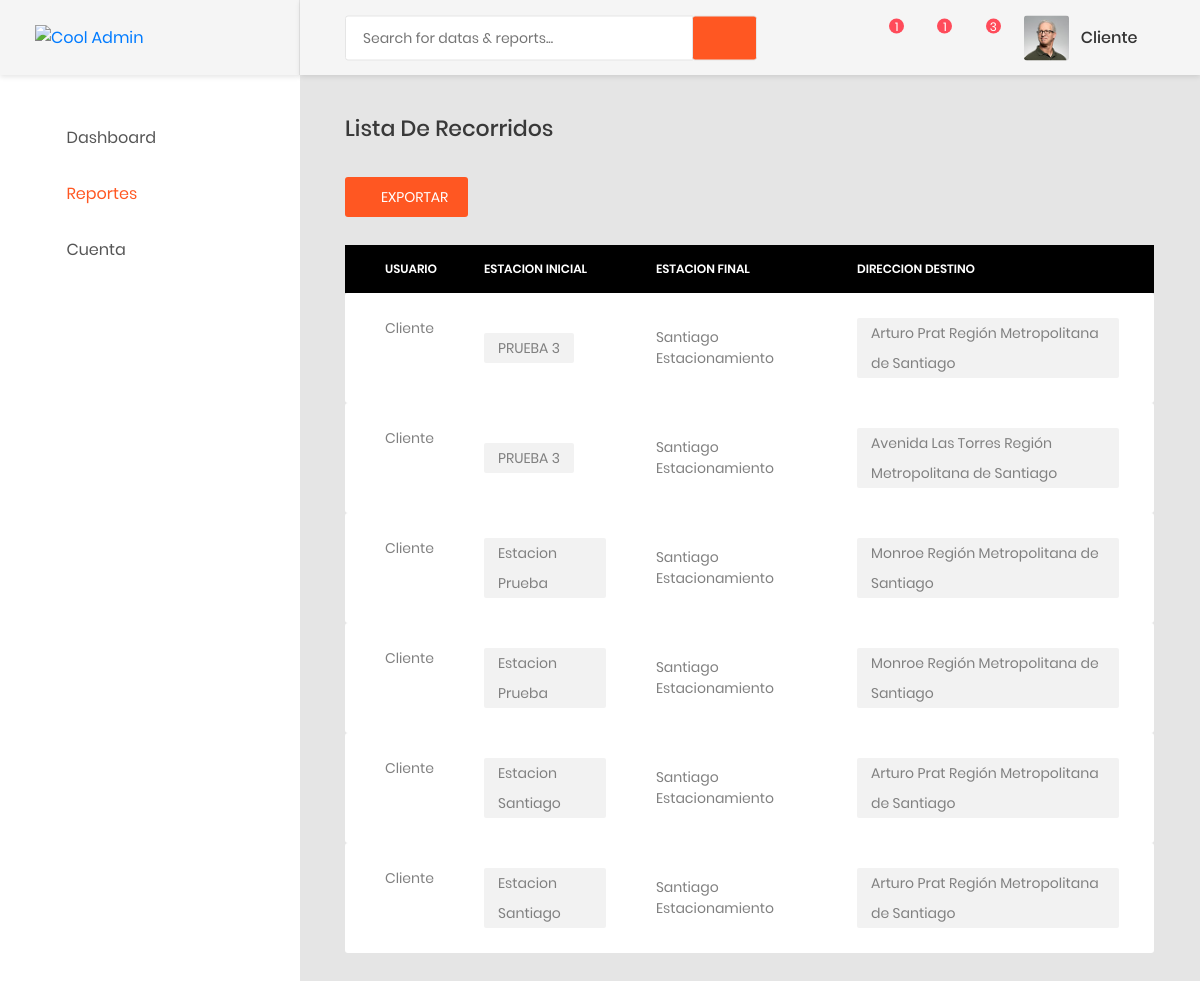
/Dashboard/reports/frequentArea (signed in), run on an earlier commit of the app's database.
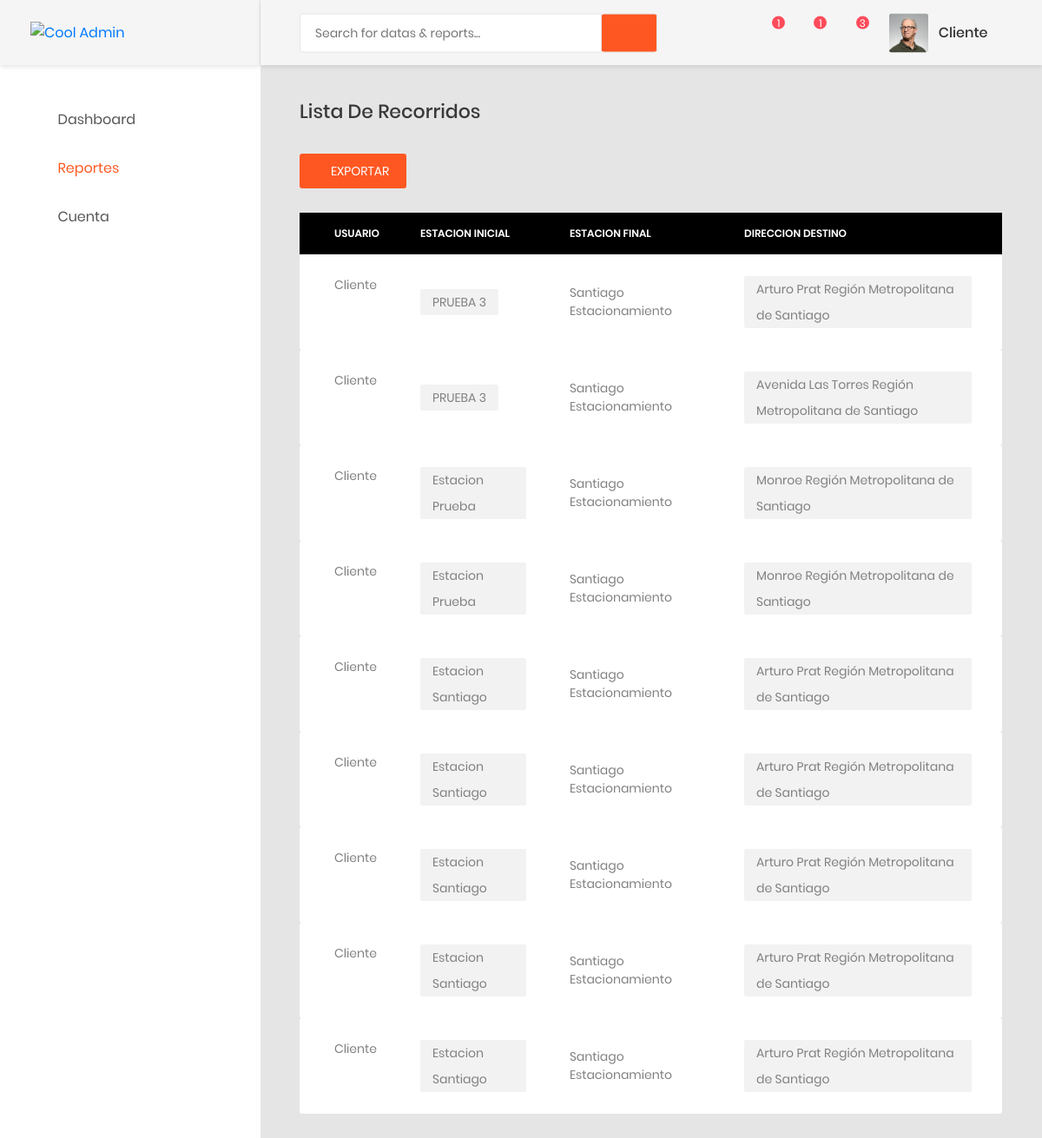
And on a later commit of the database.
### AppMobike/models.py (models this page shows)
class BicycleTravel(models.Model):
      Destination=models.CharField('Direccion Destino',max_length=200, null=False )
      Location=models.CharField('Desde ', max_length=200,null=False)
      InitialStation=models.CharField('Estacion de Inicio', max_length=200,null=False)
      FinalStation=models.CharField('Estacion de Destino', max_length=200,null=False)
      user=models.CharField('Usuario', max_length=200,null=False)

### AppMobike/Controllers/FuncionarioController.py (the view)
# urls.py: path('Dashboard/reports/frequentArea',FuncionarioController.frequentArea,name='frequentArea'),
@login_required
def frequentArea(request):
    all_frequentArea={}
    all_frequentArea = BicycleTravel.objects.values()
    current_user=UserController.GetCurrentUser(request)
    all_frequentArea = list(all_frequentArea)
    return render(request,'views/frequentArea.html', {'all_frequentArea':all_frequentArea, 'username':current_user})

### AppMobike/Controllers/UserController.py (called while the page is built)
def GetCurrentUser(request):
    current_user=request.user.username
    return current_user

### AppMobike/templates/views/frequentArea.html (shortened to what the changed rows need)
 <link href="/static/css/font-face.css" rel="stylesheet" media="all">
 <link href="/static/vendor/font-awesome-4.7/css/font-awesome.min.css" rel="stylesheet" media="all">
 <link href="/static/vendor/font-awesome-5/css/fontawesome-all.min.css" rel="stylesheet" media="all">
 <link href="/static/vendor/mdi-font/css/material-design-iconic-font.min.css" rel="stylesheet" media="all">
 <link href="/static/vendor/bootstrap-4.1/bootstrap.min.css" rel="stylesheet" media="all">
 <link href="/static/vendor/animsition/animsition.min.css" rel="stylesheet" media="all">
 <link href="/static/vendor/bootstrap-progressbar/bootstrap-progressbar-3.3.4.min.css" rel="stylesheet" media="all">
 <link href="/static/vendor/wow/animate.css" rel="stylesheet" media="all">
 <link href="/static/vendor/css-hamburgers/hamburgers.min.css" rel="stylesheet" media="all">
 <link href="/static/vendor/slick/slick.css" rel="stylesheet" media="all">
 <link href="/static/vendor/select2/select2.min.css" rel="stylesheet" media="all">
 <link href="/static/vendor/perfect-scrollbar/perfect-scrollbar.css" rel="stylesheet" media="all">
 <link href="/static/css/theme.css" rel="stylesheet" media="all">
</head>
<body class="animsition">
<div class="page-wrapper">
   <div class="page-container">
       <div class="main-content">
           <div class="section__content section__content--p30">
               <div class="container-fluid">
                       <div class="row">
                           <div class="col-md-12">
                               <div class="table-responsive table-responsive-data2">
                                   <table class="table table-data2">
                                       <thead>
                                           <tr style=" background-color: black; color: white;">
                                               <th style="color: white;">
                                               Usuario
                                               </th>
                                               <th style="color: white;" >Estacion Inicial</th>
                                               <th style="color: white;" >Estacion Final</th>
                                               <th style="color: white;" >Direccion Destino</th>
                                           </tr>
                                       </thead>
                                       <tbody >
                                           {% for row in all_frequentArea %}
                                           <td>{{row.user}}</td>
                                           <td>
                                               <span class="block-email">{{row.InitialStation}} </span>
                                           </td>
                                        <td>{{row.FinalStation}}</td>
                                        <td>
                                            <span class="block-email">{{row.Destination}} </span>
                                        </td>
                                           {% endfor %}
                   </div>
               </div>
           </div>
       </div>
   </div>
</body>
</html>

What changed in the data, as far as the page shows it:
added BicycleTravel: user "Cliente", InitialStation "Estacion Santiago", FinalStation "Santiago Estacionamiento", Destination "Arturo Prat Región Metropolitana de Santiago"
added BicycleTravel: user "Cliente", InitialStation "Estacion Santiago", FinalStation "Santiago Estacionamiento", Destination "Arturo Prat Región Metropolitana de Santiago"
added BicycleTravel: user "Cliente", InitialStation "Estacion Santiago", FinalStation "Santiago Estacionamiento", Destination "Arturo Prat Región Metropolitana de Santiago"
